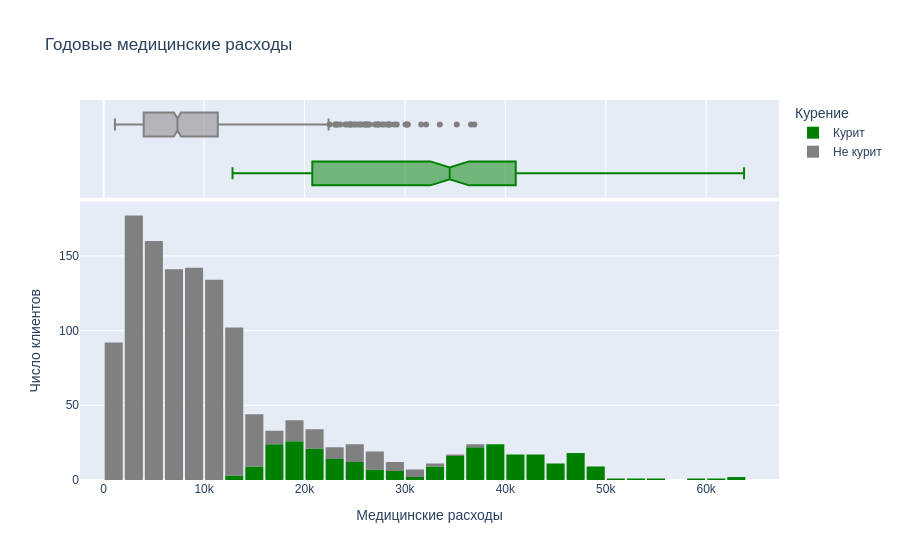

This figure's notebook cell:
### Markdown cell above
### Медицинские расходы

Визуализируем распределение «charges», то есть годовых медицинских расходов клиентов. Именно значения этого столбца мы пытаемся прогнозировать. Также используем категориальный столбец «smoker», чтобы различать расходы курящих и некурящих клиентов.

### Code cell
fig = px.histogram(medical_df, labels=plot_labels, 
                   x='charges', 
                   marginal='box', 
                   color='smoker', 
                   color_discrete_sequence=['green', 'grey'], 
                   title='Годовые медицинские расходы')
fig.update_layout(bargap=0.1)
fig.update_layout(font_family='Arial')
fig.update_yaxes(title_text='Число клиентов', row=1, col=1)
for trace in fig.data:
    if trace.hovertemplate:
        trace.hovertemplate = trace.hovertemplate.replace('count=', 'Число клиентов=')
for trace in fig.data:
    trace.name = category_labels[trace.name]
    if trace.hovertemplate:
        trace.hovertemplate = trace.hovertemplate.replace('=yes', '=Курит').replace('=no', '=Не курит')
fig.show(config=plotly_config)

### Figure 1 — Plotly figure (JSON) as saved in the notebook; plotly's stock layout.template omitted (floating-point values rounded to 4 significant figures; data arrays with more than 128 entries replaced by an {"elided": "..."} marker saying what was removed)
{"data": [{"bingroup": "x", "hovertemplate": "Курение=Курит<br>Медицинские расходы=%{x}<br>Число клиентов=%{y}<extra></extra>", "legendgroup": "yes", "marker": {"color": "green", "pattern": {"shape": ""}}, "name": "Курит", "orientation": "v", "showlegend": true, "type": "histogram", "x": {"elided": "274 float values"}, "xaxis": "x", "yaxis": "y"}, {"hovertemplate": "Курение=Курит<br>Медицинские расходы=%{x}<extra></extra>", "legendgroup": "yes", "marker": {"color": "green"}, "name": "Курит", "notched": true, "showlegend": false, "type": "box", "x": {"elided": "274 float values"}, "xaxis": "x2", "yaxis": "y2"}, {"bingroup": "x", "hovertemplate": "Курение=Не курит<br>Медицинские расходы=%{x}<br>Число клиентов=%{y}<extra></extra>", "legendgroup": "no", "marker": {"color": "grey", "pattern": {"shape": ""}}, "name": "Не курит", "orientation": "v", "showlegend": true, "type": "histogram", "x": {"elided": "1064 float values"}, "xaxis": "x", "yaxis": "y"}, {"hovertemplate": "Курение=Не курит<br>Медицинские расходы=%{x}<extra></extra>", "legendgroup": "no", "marker": {"color": "grey"}, "name": "Не курит", "notched": true, "showlegend": false, "type": "box", "x": {"elided": "1064 float values"}, "xaxis": "x2", "yaxis": "y2"}], "layout": {"bargap": 0.1, "barmode": "relative", "font": {"family": "Arial"}, "legend": {"title": {"text": "Курение"}, "tracegroupgap": 0}, "title": {"text": "Годовые медицинские расходы"}, "xaxis": {"anchor": "y", "domain": [0, 1], "title": {"text": "Медицинские расходы"}}, "xaxis2": {"anchor": "y2", "domain": [0, 1], "matches": "x", "showgrid": true, "showticklabels": false}, "yaxis": {"anchor": "x", "domain": [0, 0.7326], "title": {"text": "Число клиентов"}}, "yaxis2": {"anchor": "x2", "domain": [0.7426, 1], "matches": "y2", "showgrid": false, "showline": false, "showticklabels": false, "ticks": ""}}}
